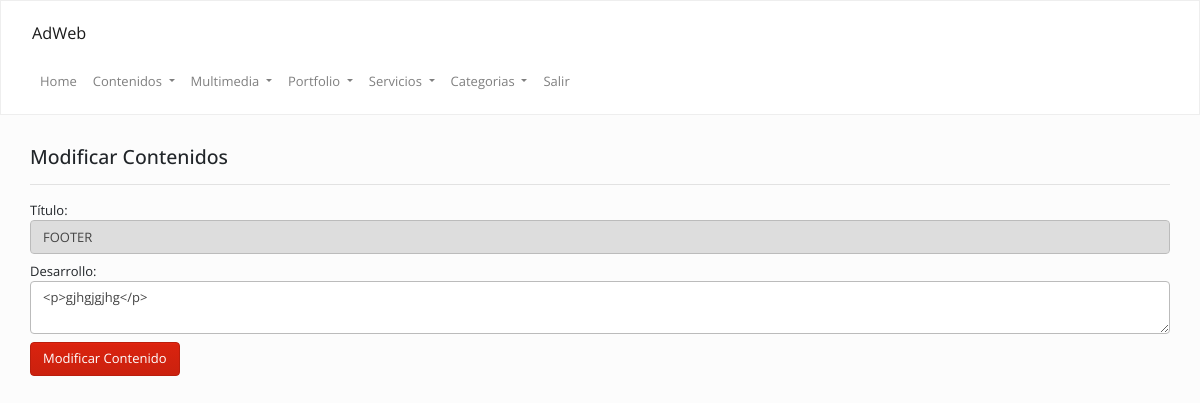
The app's page /admin/index.php?op=contenidos&accion=modificar&cod=3 (signed in), older data.
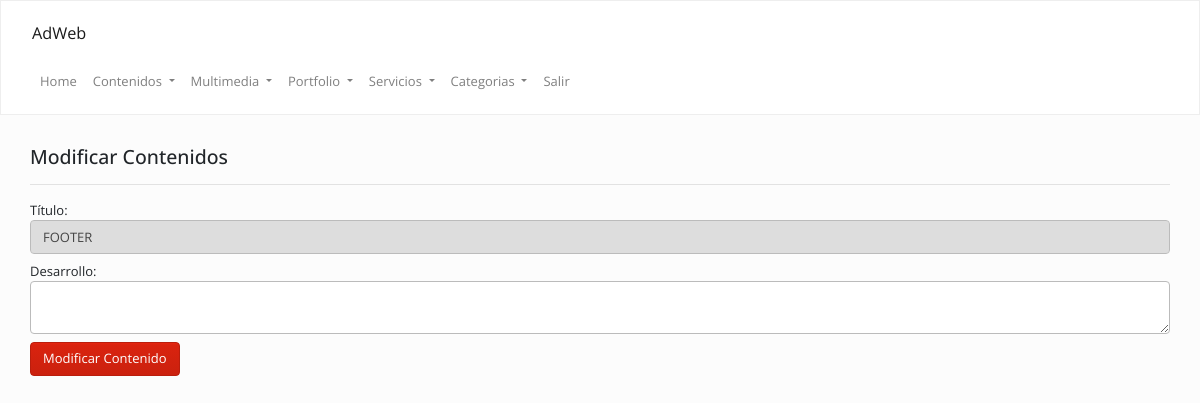
The same page, newer data.
### tables this page shows
CREATE TABLE `contenidos` (
  `id` int(11) NOT NULL,
  `contenido` longtext,
  `cod` varchar(255) NOT NULL
);

### Config/Autoload.php (called while the page is built, shortened)
<?php
class autoload
{
    public static function runAdmin()
    {
        spl_autoload_register(
            function ($clase)
            {
                $ruta = str_replace("\\", "/", $clase) . ".php";
            }
        );
    }
}

### Clases/Conexion.php (called while the page is built, shortened)
<?php namespace Clases;
class Conexion
{
    private $datos = array("host"=> "localhost","user"=> "root","pass"=> "","db"  => "gema_desarrollos");
    private $con;
    public function __construct()
    {
        $this->con = mysqli_connect($this->datos["host"], $this->datos["user"], $this->datos["pass"], $this->datos["db"]);
        mysqli_set_charset($this->con,'utf8');
    }
    public function sqlReturn($query)
    {
        $dato = $this->con->query($query);
        return $dato;
    }
}

### Clases/Contenidos.php (called while the page is built, shortened)
<?php namespace Clases;
class Contenidos
{
    public $id;
    public $cod;
    private $con;
    public function __construct()
    {
        $this->con = new Conexion();
    }
    public function view()
    {
        $sql   = "SELECT * FROM contenidos WHERE id = '{$this->id}' || cod = '{$this->cod}' ORDER BY id DESC";
        $notas = $this->con->sqlReturn($sql);
        $row   = mysqli_fetch_assoc($notas);
        return $row;
    }
}

### admin/inc/contenidos/modificar.php (the view, shortened to what this page needs)
<?php
$contenidos = new Clases\Contenidos();
$id = $funciones->antihack_mysqli(isset($_GET['cod']) ? $_GET['cod'] : '');
$contenidos->set("id", $id);
$data = $contenidos->view();
?>
<div class="mt-20">
    <div class="col-lg-12">
        <h4>Modificar Contenidos</h4>
        <hr/>
    </div>
    <form method="post">
        <label class="col-lg-12">Título:
            <br/>
            <input type="text" name="titulo" value="<?=strtoupper($data["cod"]);?>" readonly />
        </label>
        <label class="col-lg-12" >Desarrollo:
            <br/>
            <textarea name="contenido" class="ckeditorTextarea"><?=$data["contenido"];?></textarea>
        </label>
        <div class="col-lg-12">
            <input type="submit" class="btn btn-primary" name="agregar" value="Modificar Contenido" />
        </div>
    </form>
</div>

Row changes from the older to the newer data that the page shows:
changed contenidos "FOOTER": contenido "<p>gjhgjgjhg</p>" → (not shown)
